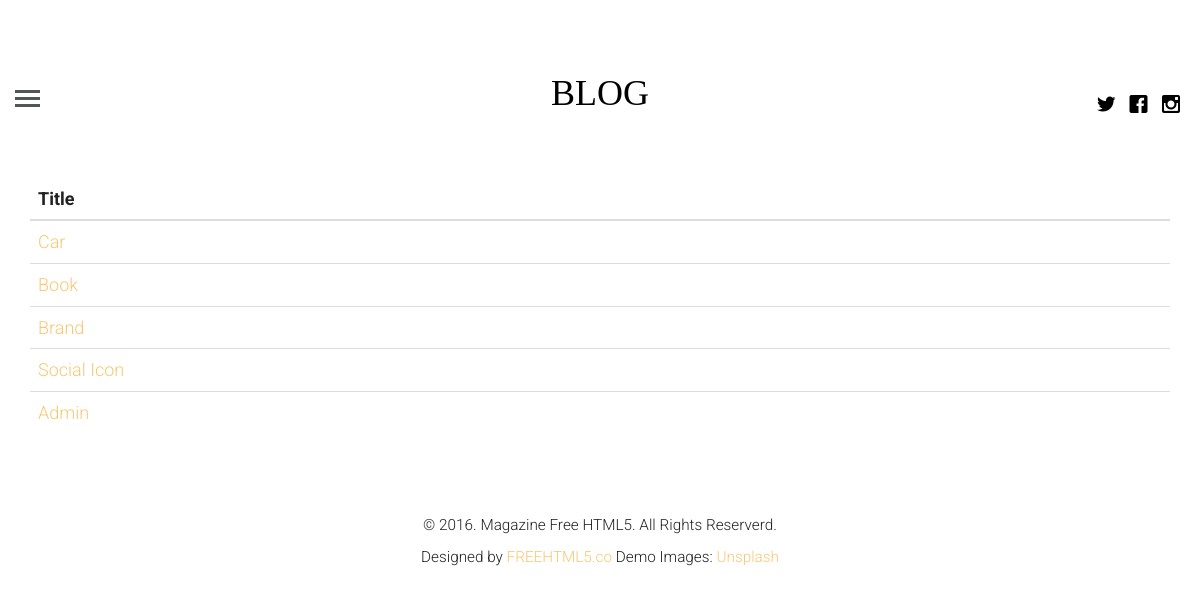
/allCategory, run on the app's committed database.
### blogApp/models.py (models this page shows, shortened)
class Category(models.Model):
    name    = models.CharField(max_length=100)

### blogApp/views.py (the view)
# urls.py: path('allCategory',views.getAllCategory , name="allCategory"),
def getAllCategory(request):
    allCategory = Category.objects.all()
    return render(request , "allCategory.html",{"allCategory":allCategory})

### templates/allCategory.html (shortened to what this page needs)
{% extends 'base.html' %}
{% load static %}
{% block content %}
        <div class="container">
        <table class="table">
            <thead>
                <tr>
                    <th scope="col">Title</th>
                </tr>
            </thead>
            <tbody>
                {% for data in allCategory %}
                <tr>
                    <td><a href="{% url 'blog:topic' name=data.name %}">{{ data.name }}</a></td>
                </tr>
                {% endfor %}
            </tbody>
        </table>
    </div>
{% endblock %}

### static/css/style.css (style rules this page uses)
html { background: #fff; }
body { font-family: "Roboto", arial, sans-serif; font-size: 18px; font-weight: 300; line-height: 1.8; color: #222; background: #fff; }
a { color: #f7c873; -webkit-transition: 0.5s; -o-transition: 0.5s; transition: 0.5s; }

### data on the page
Category: name "Car"
Category: name "Book"
Category: name "Brand"
Category: name "Social Icon"
Category: name "Admin"
